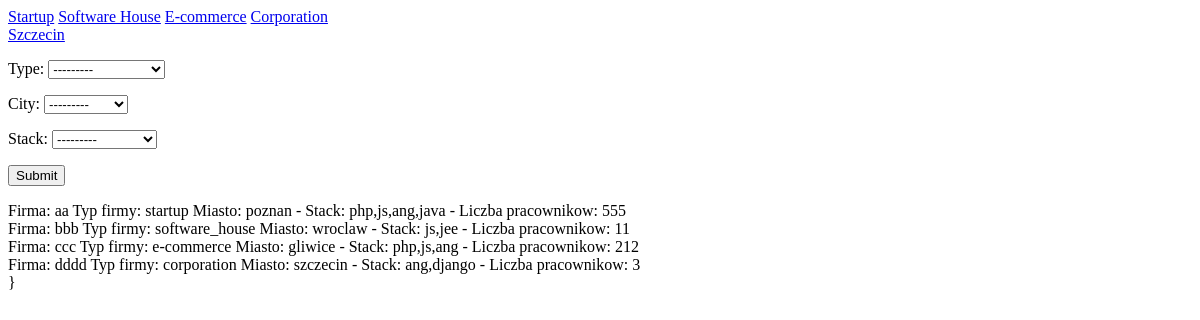
Before: /search with the older database file.
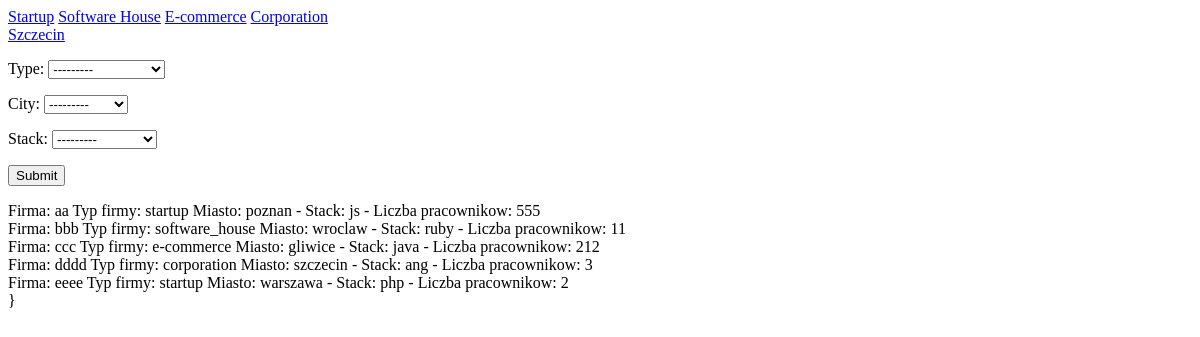
After: the same page with the newer database file.
### company/models.py (models this page shows, shortened)
class company(models.Model):
    name = models.CharField(max_length=100, blank=False)
    type = models.CharField(max_length=15, choices=TYPES)
    workers = models.PositiveIntegerField(validators=[MinValueValidator(1)])
    city = models.CharField(max_length=15,choices=CITIES)
    stack = models.CharField(max_length=15, choices=COMPANY_TECHNOLOGIES)
    company_about = models.TextField(max_length=500, blank=False)
    created_date = models.DateTimeField(default=timezone.now)
    published_date = models.DateTimeField(blank=True, null=True)

### company/views.py (the view)
# urls.py: url(r'^search$', views.comp_list),
def comp_list(request):
    f = CompanyFilter(request.GET, queryset=company.objects.all())
    return render(request, 'company/comp_list.html', {'filter': f})

### company/templates/company/comp_list.html (shortened to what this page needs)
{% block content %}
    <div>
        <a href="search?type=startup" class="btn btn-default">Startup</a>
        <a href="search?type=software_house" class="btn btn-default">Software House</a>
        <a href="search?type=e-commerce" class="btn btn-default">E-commerce</a>
        <a href="search?type=corporation" class="btn btn-default">Corporation</a>
    </div>
    <div>
        <a href="search?type=&city=szczecin" class="btn btn-default">Szczecin</a>
    </div>
    <form action="" method="get">
        {{ filter.form.as_p }}
        <input type="submit" />
    </form>
    {% for obj in filter.qs %}
        Firma: {{ obj.name }} Typ firmy: {{ obj.type }} Miasto: {{ obj.city }} - Stack: {{ obj.stack }} - Liczba pracownikow: {{ obj.workers }}
    {% endfor %}
{% endblock %}}

Changed rows visible on the page:
changed company "aa": stack "php,js,ang,java" → "js"
changed company "bbb": stack "js,jee" → "ruby"
changed company "ccc": stack "php,js,ang" → "java"
changed company "dddd": stack "ang,django" → "ang"
added company: name "eeee", type "startup", city "warszawa", stack "php", workers "2"
